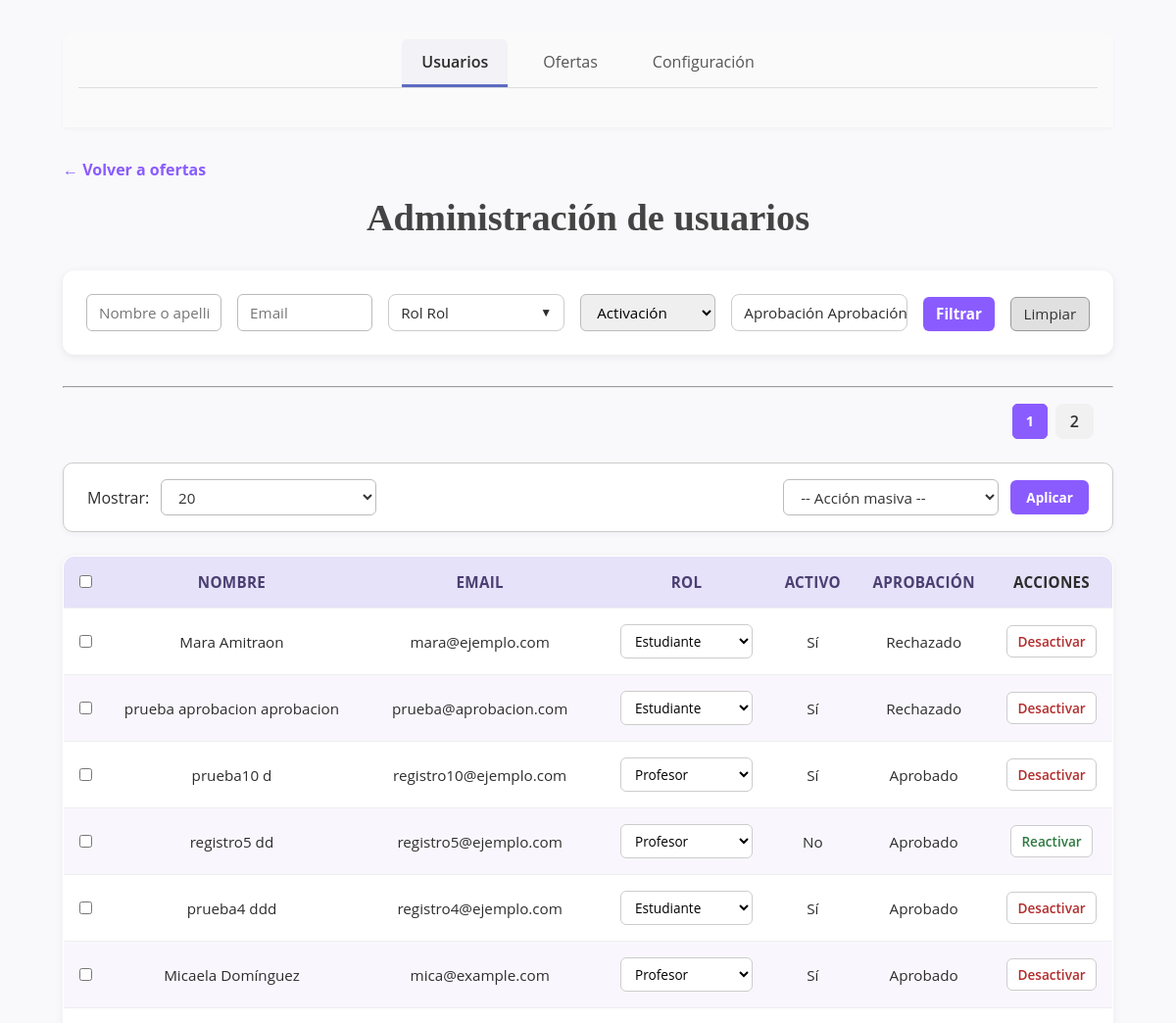
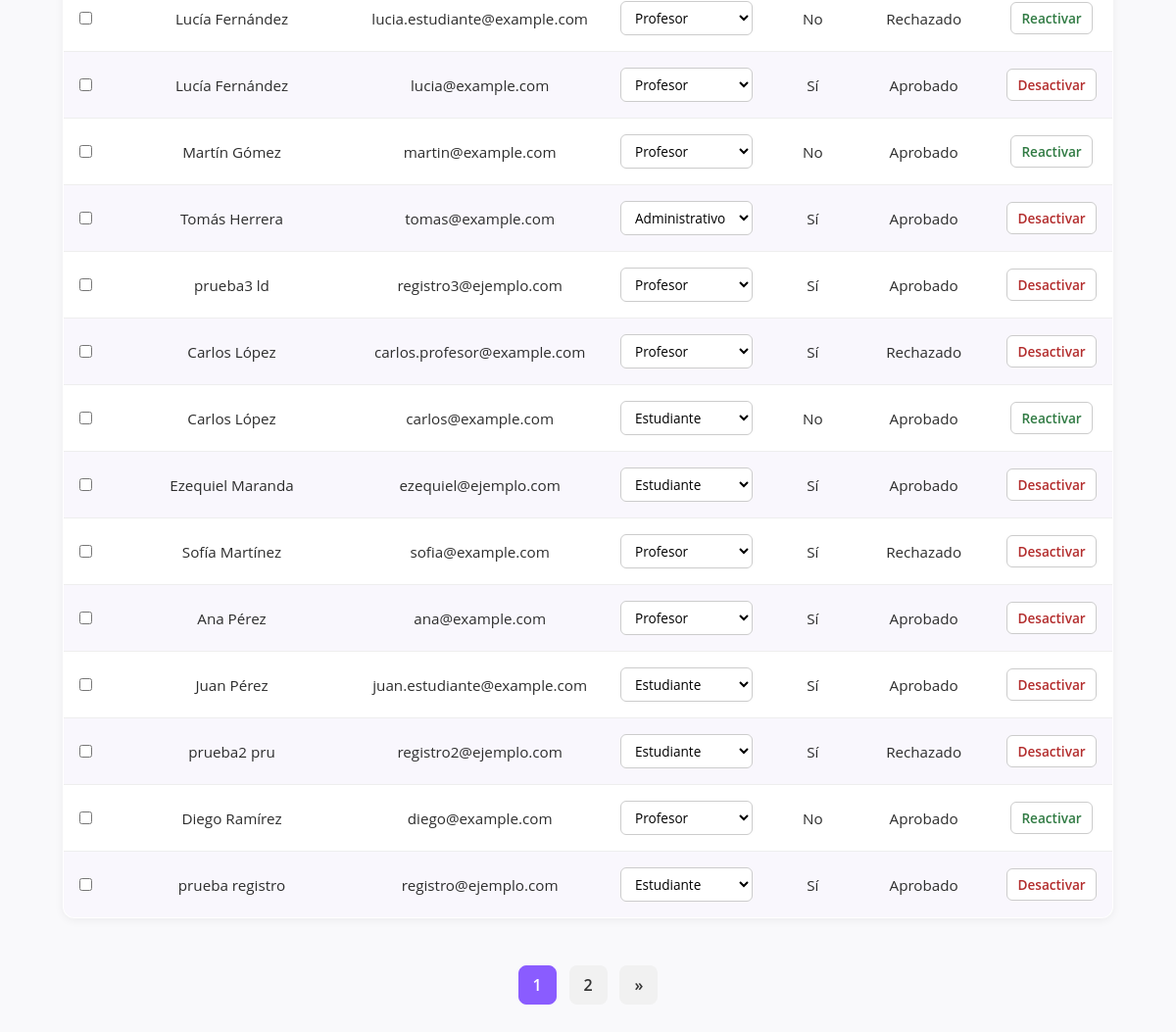
Screenshot of /index.php?action=admin-panel&seccion=usuarios (signed in) with the database file from the repository (2 pictures, top to bottom).
### tables this page shows
CREATE TABLE `usuarios` (
  `id_usuario` int(11) NOT NULL,
  `nombre` varchar(100) NOT NULL,
  `apellido` varchar(100) NOT NULL,
  `email` varchar(150) NOT NULL,
  `password` varchar(255) NOT NULL,
  `rol` enum('estudiante','profesor','administrativo') NOT NULL DEFAULT 'estudiante',
  `activo` tinyint(1) DEFAULT 1,
  `estado_aprobacion` enum('pendiente','aprobado','rechazado') DEFAULT 'aprobado',
  `reset_token` varchar(64) DEFAULT NULL,
  `reset_expira` bigint(20) DEFAULT NULL
);

### helpers/ValidadorHelper.php (called while the page is built, shortened)
<?php
function procesarFiltrosValidados(array $configFiltros, array &$errores_filtros = [])
{
    $filtros = [];
    return $filtros;
}

### helpers/authHelper.php (called while the page is built, shortened)
<?php
function idUsuario()
{
    return $_SESSION['usuario_id'] ?? null;
}

### modelos/UsuarioModel.php (called while the page is built, shortened)
<?php
require_once 'conexion.php';
class UsuarioModel
{
    private PDO $pdo;
    public function __construct(?PDO $pdo = null)
    {
        $this->pdo = $pdo ?? conectarDB();
    }
    public function obtenerTodos($filtros = [])
    {
        try {
            $sql = "SELECT * FROM usuarios WHERE 1=1";
            $params = [];
            if (!empty($filtros['excluir_id'])) {
                $sql .= " AND id_usuario != :excluir_id";
                $params['excluir_id'] = $filtros['excluir_id'];
            }
            if (!empty($filtros['sort']) && !empty($filtros['order'])) {
                $sql .= " ORDER BY {$filtros['sort']} {$filtros['order']}";
            } else {
                $sql .= " ORDER BY apellido, nombre";
            }
            if (isset($filtros['limite']) && isset($filtros['offset'])) {
                $limite = (int)$filtros['limite'];
                $offset = (int)$filtros['offset'];
                $sql .= " LIMIT $limite OFFSET $offset";
            }
            $stmt = $this->pdo->prepare($sql);
            $stmt->execute($params);
            return $stmt->fetchAll();
        } catch (PDOException $e) {
            return [];
        }
    }
    public function contarUsuarios($filtros = [])
    {
        try {
            $sql = "SELECT COUNT(*) FROM usuarios WHERE 1=1";
            $params = [];
            if (!empty($filtros['excluir_id'])) {
                $sql .= " AND id_usuario != :excluir_id";
                $params['excluir_id'] = $filtros['excluir_id'];
            }
            $stmt = $this->pdo->prepare($sql);
            $stmt->execute($params);
            return (int)$stmt->fetchColumn();
        } catch (PDOException $e) {
            return 0;
        }
    }
}

### conexion.php (called while the page is built)
<?php
function conectarDB()
{
    $host = 'mysql';
    $db = 'bolsa_trabajo';
    $user = 'user';
    $pass = 'password';
    $charset = 'utf8mb4';
    $dsn = "mysql:host=$host;dbname=$db;charset=$charset";
    $opciones = [
        PDO::ATTR_ERRMODE => PDO::ERRMODE_EXCEPTION,
        PDO::ATTR_DEFAULT_FETCH_MODE => PDO::FETCH_ASSOC
    ];
    try {
        return new PDO($dsn, $user, $pass, $opciones);
    } catch (PDOException $e) {
        die("Error de conexión a la base de datos: " . $e->getMessage());
    }
}

### helpers/OrdenHelper.php (called while the page is built, shortened)
<?php
function generarUrlsYFlechas(array $queryActual, string $sortActual, string $orderActual, array $columnasPermitidas): array
{
    $orderActual = strtoupper($orderActual) === 'DESC' ? 'DESC' : 'ASC';
    $enlaces = [];
    $flechas = [];
    foreach ($columnasPermitidas as $alias => $_sqlExpression) {
        $params = $queryActual;
        $params['sort'] = $alias;
        if ($sortActual === $alias && $orderActual === 'ASC') {
            $params['order'] = 'DESC';
            $flechas[$alias] = '▲';
        } elseif ($sortActual === $alias && $orderActual === 'DESC') {
            $params['order'] = 'ASC';
            $flechas[$alias] = '▼';
        } else {
            $params['order'] = 'ASC';
            $flechas[$alias] = '';
        }
        $qsParts = [];
        foreach ($params as $k => $v) {
            if (is_array($v)) {
                foreach ($v as $item) {
                    $qsParts[] = urlencode($k) . '[]=' . urlencode($item);
                }
            } else {
                $qsParts[] = urlencode($k) . '=' . urlencode($v);
            }
        }
        $qs = implode('&', $qsParts);
        $enlaces[$alias] = 'index.php?' . $qs;
    }
    return [
        'links'   => $enlaces,
        'flechas' => $flechas,
    ];
}

### vistas/admin_usuarios.php (the view, shortened to what this page needs)
<!DOCTYPE html>
<html lang="es">
<head>
    <link rel="stylesheet" href="assets/css/paginacion.css?v=<?= time(); ?>">
    <link rel="stylesheet" href="assets/css/admin.css?v=<?= time(); ?>">
    <link rel="stylesheet" href="assets/css/mensajes.css?v=<?= time(); ?>">
</head>
<body>
    <main class="admin-container">
        <?php include 'vistas/partials/admin_tabs.php'; ?>
        <p><a href="index.php?action=listado" class="volver-link">← Volver a ofertas</a></p>
        <section class="admin-box">
            <h2>Administración de usuarios</h2>
            <form method="get" action="index.php" class="formulario-filtros">
                <input type="text" name="nombre" placeholder="Nombre o apellido" value="<?= htmlspecialchars($_GET['nombre'] ?? '') ?>">
                <input type="text" name="email" placeholder="Email" value="<?= htmlspecialchars($_GET['email'] ?? '') ?>">
                <div class="filtro-dropdown">
                    <div class="dropdown-titulo" onclick="toggleDropdown(this)" data-base="Rol">
                        Rol <?= !empty($_GET['rol']) ? '(' . count((array)$_GET['rol']) . ')' : '' ?>
                        <span class="flecha">▼</span>
                    </div>
                </div>
                <select name="estado">
                    <option value="">Activación</option>
                </select>
                <div class="filtro-dropdown">
                    <div class="dropdown-titulo" onclick="toggleDropdown(this)" data-base="Aprobación">
                        Aprobación
                    </div>
                </div>
                <div class="botones-filtro">
                    <button type="submit">Filtrar</button>
                    <a href="index.php?action=admin-panel&seccion=usuarios" class="btn-limpiar">Limpiar</a>
                </div>
            </form>
        </section>
        <hr>
        <nav class="paginacion-superior-wrapper">
            <div class="paginacion-superior-inner">
                <?= PaginadorHelper::renderizarPaginacion($pagina_actual, $total_paginas, 'superior') ?>
            </div>
        </nav>
        <section class="tabla-admin">
            <?php if (empty($usuarios)): ?>
                <p>No se encontraron usuarios.</p>
            <?php else: ?>
                <form method="post" action="index.php?action=accion-masiva-usuarios">
                    <div class="acciones-masivas">
                        <div class="acciones-izquierda">
                            <label for="limite">Mostrar:</label>
                            <select id="limite" name="limite" onchange="this.form.submit()">
                                <?php foreach ([10, 20, 50, 100] as $opcion): ?>
                                    <option value="<?= htmlspecialchars($opcion, ENT_QUOTES, 'UTF-8') ?>" <?= $limite == $opcion ? 'selected' : '' ?>>
                                        <?= htmlspecialchars($opcion, ENT_QUOTES, 'UTF-8') ?>
                                    </option>
                                <?php endforeach; ?>
                            </select>
                        </div>
                        <div class="acciones-derecha">
                            <select name="accion">
                                <option value="">-- Acción masiva --</option>
                            </select>
                            <button type="submit">Aplicar</button>
                        </div>
                    </div>
                    <table>
                        <thead>
                            <tr>
                                <th><input type="checkbox" id="seleccionar-todos"></th>
                                <th>
                                    <a href="<?= $orden['links']['nombre'] ?>">
                                        Nombre<?= $orden['flechas']['nombre'] ?>
                                    </a>
                                </th>
                                <th class="col-oculta-mediana">
                                    <a href="<?= $orden['links']['email'] ?>">
                                        Email<?= $orden['flechas']['email'] ?>
                                    </a>
                                </th>
                                <th class="col-oculta-tableta">
                                    <a href="<?= $orden['links']['rol'] ?>">
                                        Rol<?= $orden['flechas']['rol'] ?>
                                    </a>
                                </th>
                                <th class="col-oculta-movil">
                                    <a href="<?= $orden['links']['activo'] ?>">
                                        Activo<?= $orden['flechas']['activo'] ?>
                                    </a>
                                </th>
                                <th class="col-oculta-mediana">
                                    <a href="<?= $orden['links']['estado_aprobacion'] ?>">
                                        Aprobación<?= $orden['flechas']['estado_aprobacion'] ?>
                                    </a>
                                </th>
                                <th>Acciones</th>
                            </tr>
                        </thead>
                        <tbody>
                            <?php foreach ($usuarios as $usuario): ?>
                                <tr>
                                    <td><input type="checkbox" name="seleccionados[]" value="<?= $usuario['id_usuario'] ?>"></td>
                                    <td data-label="Nombre"><?= htmlspecialchars($usuario['nombre'] . ' ' . $usuario['apellido']) ?></td>
                                    <td data-label="Email" class="col-oculta-mediana"><?= htmlspecialchars($usuario['email']) ?></td>
                                    <td data-label="Rol" class="col-oculta-tableta">
                                        <select name="nuevo_rol" id="nuevo_rol_<?= $usuario['id_usuario'] ?>"
                                            onchange="cambiarRolUsuario(<?= $usuario['id_usuario'] ?>)">
                                            <?php foreach (['estudiante', 'profesor', 'administrativo'] as $rol): ?>
                                                <option value="<?= $rol ?>" <?= $usuario['rol'] === $rol ? 'selected' : '' ?>>
                                                    <?= ucfirst($rol) ?>
                                                </option>
                                            <?php endforeach; ?>
                                        </select>
                                    </td>
                                    <td data-label="Activo" class="col-oculta-movil"><?= $usuario['activo'] ? 'Sí' : 'No' ?></td>
                                    <td data-label="Acciones" class="col-oculta-mediana">
                                        <?php if ($usuario['estado_aprobacion'] === 'pendiente'): ?>
                                            <button type="button" class="btn-aprobar" onclick="actualizarEstadoAprobacionUsuario(<?= $usuario['id_usuario'] ?>, 'aprobado')">Aprobar</button>
                                            <button type="button" class="btn-rechazar" onclick="actualizarEstadoAprobacionUsuario(<?= $usuario['id_usuario'] ?>, 'rechazado')">Rechazar</button>
                                        <?php else: ?>
                                            <?= ucfirst($usuario['estado_aprobacion']) ?>
                                        <?php endif; ?>
                                    </td>
                                    <td>
                                        <?php if ($usuario['activo']): ?>
                                            <button type="button" class="btn-rechazar" onclick="desactivarUsuario(<?= $usuario['id_usuario'] ?>)">Desactivar</button>
                                        <?php else: ?>
                                            <button type="button" class="btn-aprobar" onclick="reactivarUsuario(<?= $usuario['id_usuario'] ?>)">Reactivar</button>
                                        <?php endif; ?>
                                    </td>
                                </tr>
                            <?php endforeach; ?>
                        </tbody>
                    </table>
                    <nav class="paginacion-inferior-wrapper">
                        <?= PaginadorHelper::renderizarPaginacion($pagina_actual, $total_paginas, 'inferior') ?>
                    </nav>
                </form>
            <?php endif; ?>
        </section>
    </main>
</body>
</html>

### assets/css/paginacion.css (style rules this page uses)
.paginacion-inferior-wrapper { display: flex; justify-content: center; width: 100%; max-width: 1200px; margin: 3rem auto 1rem auto; padding: 0; }
.paginacion-superior-wrapper { display: flex; justify-content: flex-end; max-width: 1200px; margin: 1rem auto 1rem auto; padding: 0; box-sizing: border-box; }
.paginacion-superior-inner { width: auto; padding-right: 20px; }

### rows the page displays
usuarios: nombre+apellido "Mara Amitraon", email "mara@ejemplo.com", nuevo_rol "Estudiante", activo "Sí", estado_aprobacion "Rechazado"
usuarios: nombre+apellido "prueba aprobacion aprobacion", email "prueba@aprobacion.com", nuevo_rol "Estudiante", activo "Sí", estado_aprobacion "Rechazado"
usuarios: nombre+apellido "prueba10 d", email "registro10@ejemplo.com", nuevo_rol "Profesor", activo "Sí", estado_aprobacion "Aprobado"
usuarios: nombre+apellido "registro5 dd", email "registro5@ejemplo.com", nuevo_rol "Profesor", activo "No", estado_aprobacion "Aprobado"
usuarios: nombre+apellido "prueba4 ddd", email "registro4@ejemplo.com", nuevo_rol "Estudiante", activo "Sí", estado_aprobacion "Aprobado"
usuarios: nombre+apellido "Micaela Domínguez", email "mica@example.com", nuevo_rol "Profesor", activo "Sí", estado_aprobacion "Aprobado"
usuarios: nombre+apellido "Lucía Fernández", email "lucia.estudiante@example.com", nuevo_rol "Profesor", activo "No", estado_aprobacion "Rechazado"
usuarios: nombre+apellido "Lucía Fernández", email "lucia@example.com", nuevo_rol "Profesor", activo "Sí", estado_aprobacion "Aprobado"
usuarios: nombre+apellido "Martín Gómez", email "martin@example.com", nuevo_rol "Profesor", activo "No", estado_aprobacion "Aprobado"
usuarios: nombre+apellido "Tomás Herrera", email "tomas@example.com", nuevo_rol "Administrativo", activo "Sí", estado_aprobacion "Aprobado"
usuarios: nombre+apellido "prueba3 ld", email "registro3@ejemplo.com", nuevo_rol "Profesor", activo "Sí", estado_aprobacion "Aprobado"
usuarios: nombre+apellido "Carlos López", email "carlos.profesor@example.com", nuevo_rol "Profesor", activo "Sí", estado_aprobacion "Rechazado"
usuarios: nombre+apellido "Carlos López", email "carlos@example.com", nuevo_rol "Estudiante", activo "No", estado_aprobacion "Aprobado"
usuarios: nombre+apellido "Ezequiel Maranda", email "ezequiel@ejemplo.com", nuevo_rol "Estudiante", activo "Sí", estado_aprobacion "Aprobado"
usuarios: nombre+apellido "Sofía Martínez", email "sofia@example.com", nuevo_rol "Profesor", activo "Sí", estado_aprobacion "Rechazado"
usuarios: nombre+apellido "Ana Pérez", email "ana@example.com", nuevo_rol "Profesor", activo "Sí", estado_aprobacion "Aprobado"
usuarios: nombre+apellido "Juan Pérez", email "juan.estudiante@example.com", nuevo_rol "Estudiante", activo "Sí", estado_aprobacion "Aprobado"
usuarios: nombre+apellido "prueba2 pru", email "registro2@ejemplo.com", nuevo_rol "Estudiante", activo "Sí", estado_aprobacion "Rechazado"
usuarios: nombre+apellido "Diego Ramírez", email "diego@example.com", nuevo_rol "Profesor", activo "No", estado_aprobacion "Aprobado"
usuarios: nombre+apellido "prueba registro", email "registro@ejemplo.com", nuevo_rol "Estudiante", activo "Sí", estado_aprobacion "Aprobado"

### other values shown
$totalPaginas "2 2"
form field limite "20"
